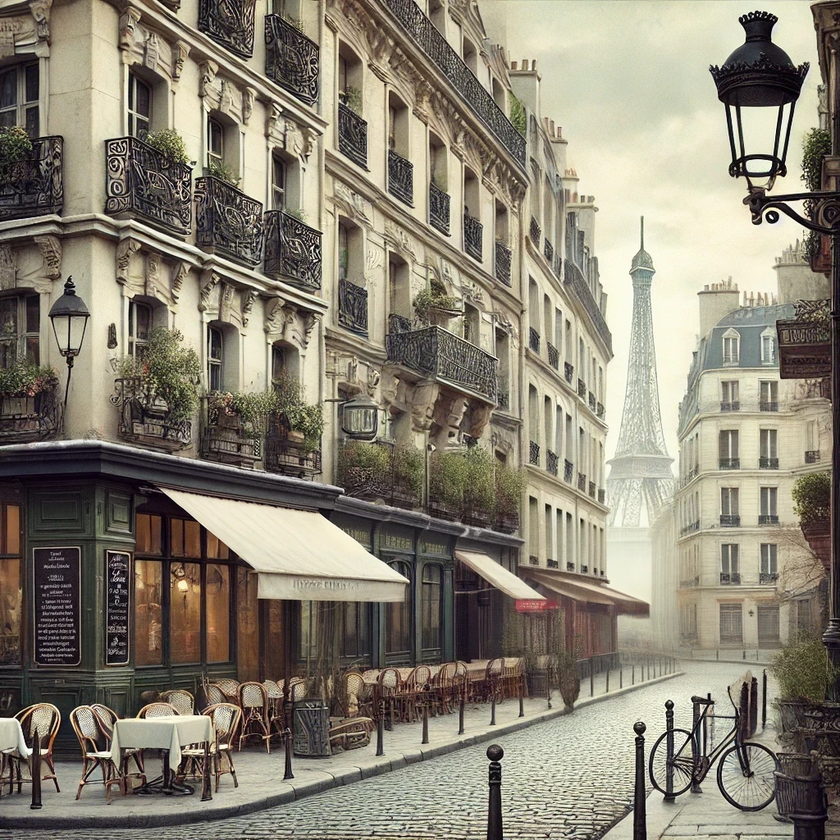
#> input picture data/Paris.png, 840 x 840 px, shrunk from 1024 x 1024 before the run
$ python '적응임계처리.py'
#> lines starting #> are read from the running program, lines starting #| are printed output that depends on the picture; after the words box and inside, x2 and y2 are one past the last pixel; in counts of white or black regions, pixels touching at a corner belong together
import cv2
import numpy as np
from matplotlib import pyplot as plt


img_gray = cv2.imread('./data/Paris.png', 0)
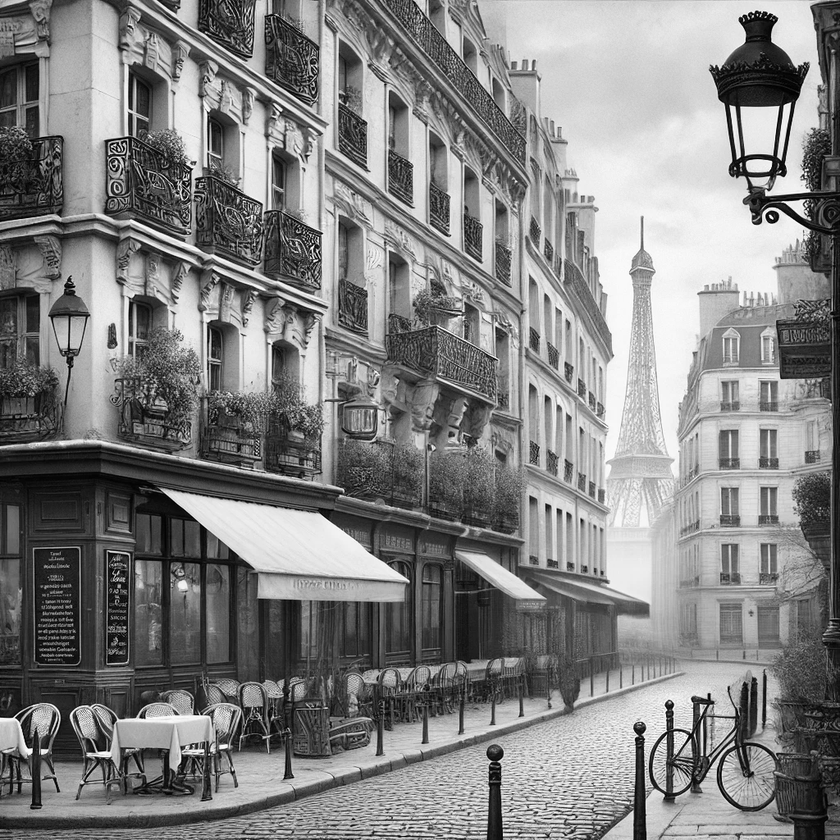
#> img_gray: shape (840, 840); min 0, max 255, mean 130.4
_, img_bin = cv2.threshold(img_gray, 127, 255, cv2.THRESH_BINARY)
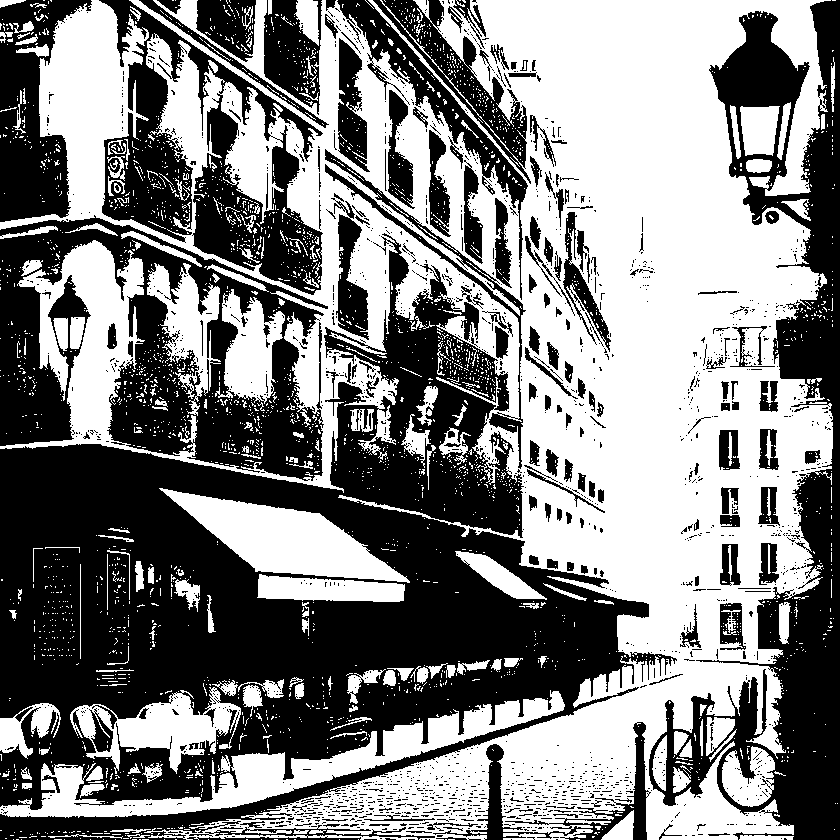
#> img_bin: shape (840, 840); 51% white; 1845 black regions (1658 under 20 px), largest, box (x1, y1, x2, y2) and area: (0, 233, 677, 840) 162442, (649, 0, 840, 840) 47744, (0, 215, 328, 481) 38631
adt_mean = cv2.adaptiveThreshold(img_gray, 255,
                                 cv2.ADAPTIVE_THRESH_MEAN_C,
                                 cv2.THRESH_BINARY, 15, 2)
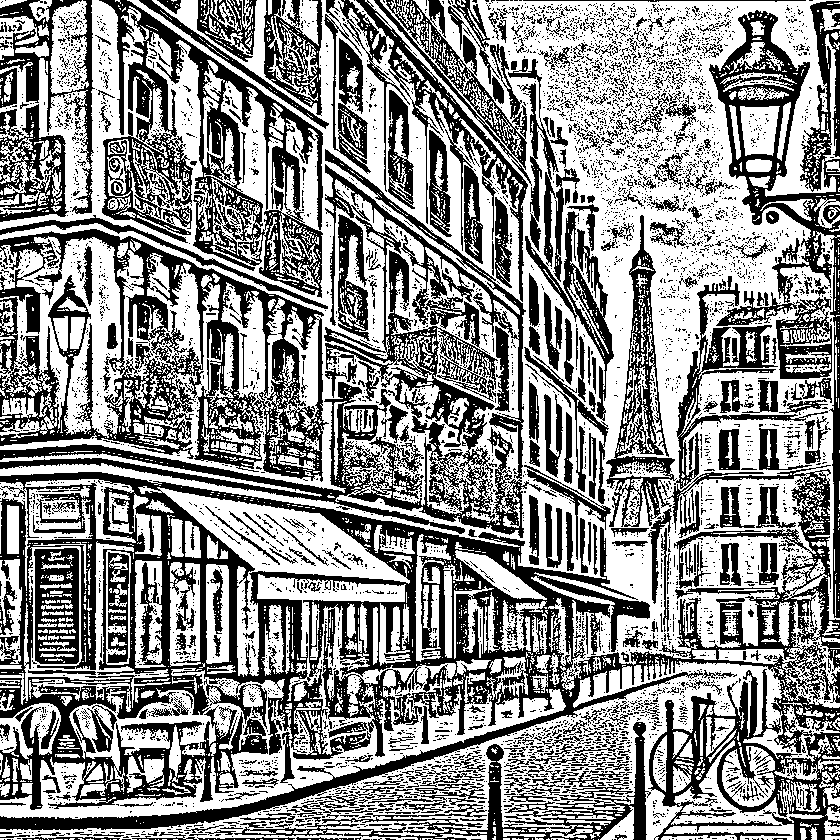
#> adt_mean: shape (840, 840); 55.7% white; 5645 black regions (5191 under 20 px), largest, box (x1, y1, x2, y2) and area: (0, 465, 840, 840) 93607, (0, 149, 542, 538) 28563, (0, 229, 329, 482) 27563
adt_gaus = cv2.adaptiveThreshold(img_gray, 255,
                                 cv2.ADAPTIVE_THRESH_GAUSSIAN_C,
                                 cv2.THRESH_BINARY, 15, 2)
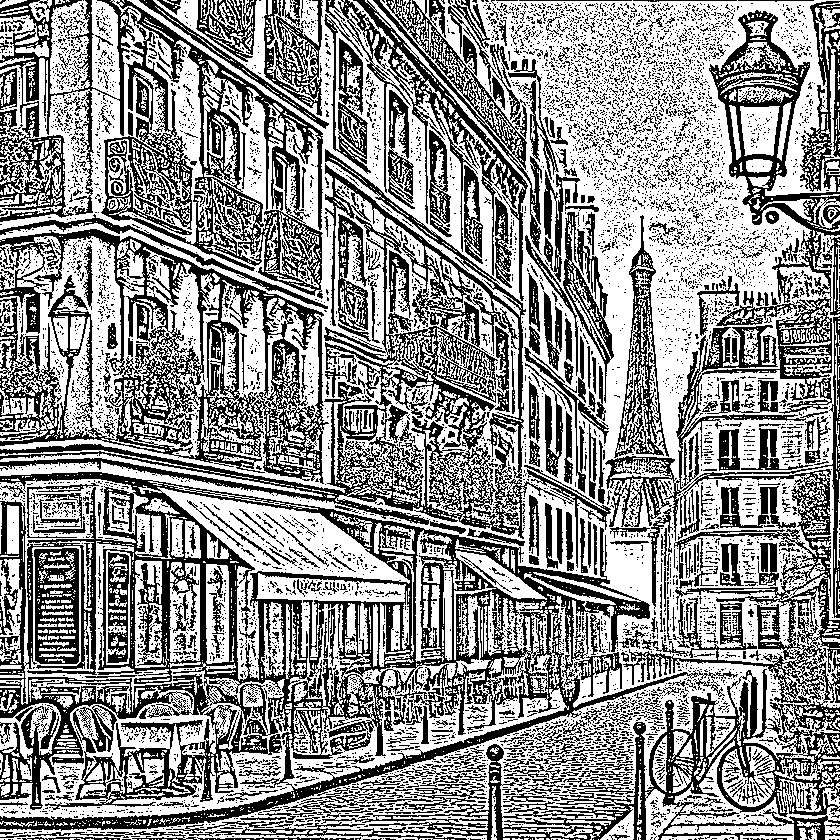
#> adt_gaus: shape (840, 840); 57.2% white; 7838 black regions (7266 under 20 px), largest, box (x1, y1, x2, y2) and area: (0, 472, 738, 831) 61906, (291, 1, 840, 840) 46517, (0, 149, 566, 539) 26573

titles = ['Gray', 'Global', 'Mean', 'Gaussian']
images = [img_gray, img_bin, adt_mean, adt_gaus]

plt.figure(figsize=(8,6))
for i in range(4):
    plt.subplot(2,2,i+1),plt.imshow(images[i],'gray')
    plt.title(titles[i])
    plt.xticks([]),plt.yticks([])

plt.show()

$ run again, with data/39.png copied over data/Paris.png
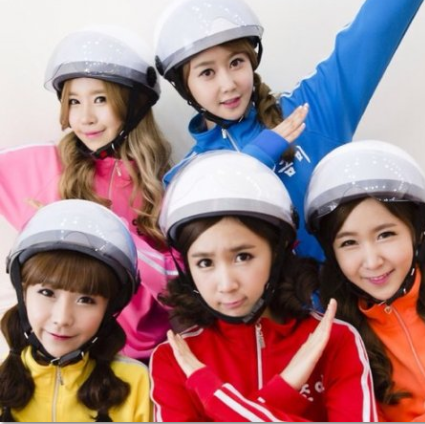
#> input picture data/39.png, 425 x 424 px
#> `_, img_bin = cv2.threshold(img_gray, 127, 255, cv2.THRESH_BINARY)`:
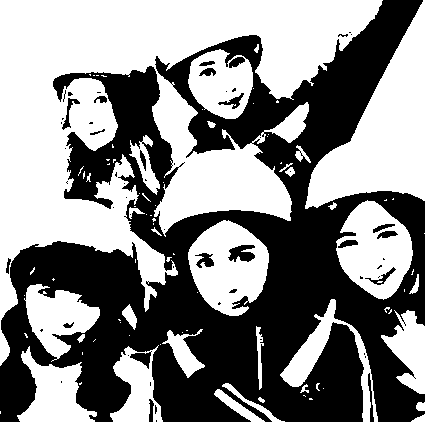
#> img_bin: shape (424, 425); 53.6% white; 59 black regions (38 under 20 px), largest, box (x1, y1, x2, y2) and area: (0, 0, 425, 422) 81417, (228, 245, 255, 262) 309, (130, 351, 152, 369) 180
#> adt_mean: shape (424, 425); 61.1% white; 355 black regions (279 under 20 px), largest, box (x1, y1, x2, y2) and area: (0, 0, 425, 424) 50445, (52, 62, 195, 234) 5863, (344, 150, 425, 183) 647
#> `adt_gaus = cv2.adaptiveThreshold(img_gray, 255, cv2.ADAPTIVE_THRESH_GA..`:
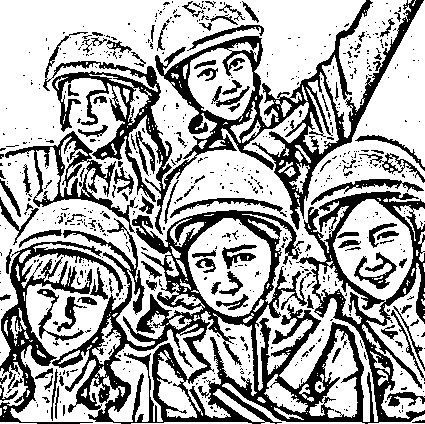
#> adt_gaus: shape (424, 425); 66.4% white; 699 black regions (586 under 20 px), largest, box (x1, y1, x2, y2) and area: (52, 191, 425, 424) 26012, (43, 0, 424, 235) 14470, (0, 241, 123, 424) 4530

$ run again, with data/a1.png copied over data/Paris.png
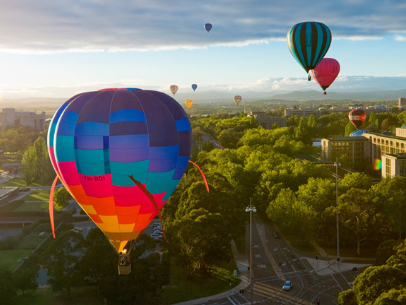
#> input picture data/a1.png, 406 x 305 px
#> `_, img_bin = cv2.threshold(img_gray, 127, 255, cv2.THRESH_BINARY)`:
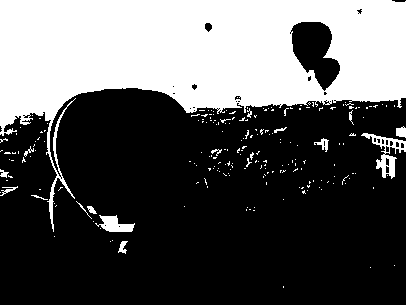
#> img_bin: shape (305, 406); 34.4% white; 210 white regions (194 under 20 px), largest, box (x1, y1, x2, y2) and area: (0, 0, 406, 232) 40394, (361, 133, 406, 179) 608, (95, 215, 135, 232) 376
#> adt_mean: shape (305, 406); 55.6% white; 598 black regions (510 under 20 px), largest, box (x1, y1, x2, y2) and area: (2, 88, 398, 305) 27632, (0, 18, 288, 50) 3717, (318, 147, 406, 272) 3252
#> `adt_gaus = cv2.adaptiveThreshold(img_gray, 255, cv2.ADAPTIVE_THRESH_GA..`:
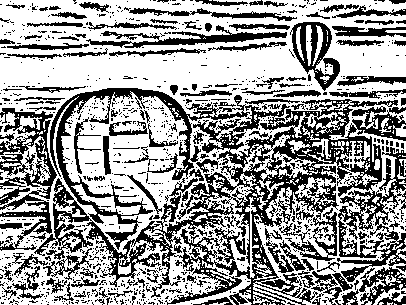
#> adt_gaus: shape (305, 406); 60.9% white; 1017 black regions (883 under 20 px), largest, box (x1, y1, x2, y2) and area: (34, 88, 406, 305) 25802, (0, 108, 57, 251) 2841, (86, 25, 287, 48) 1405
